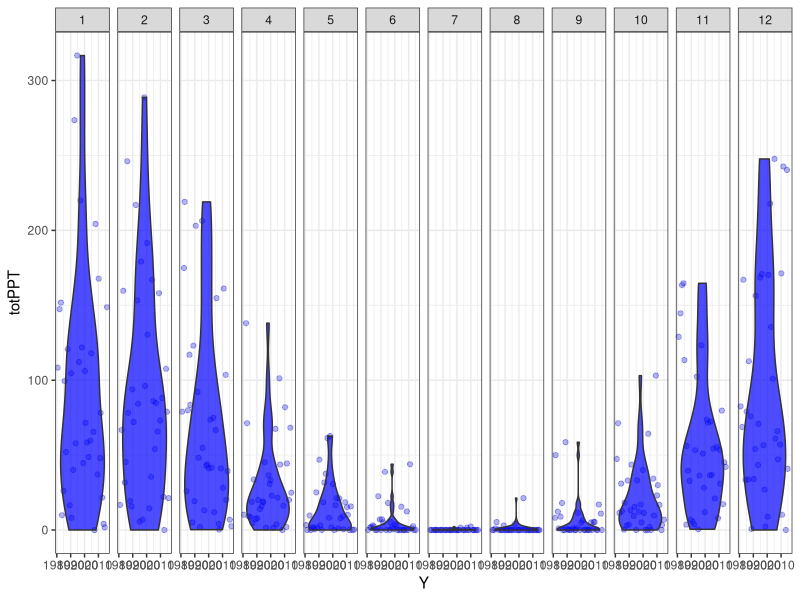
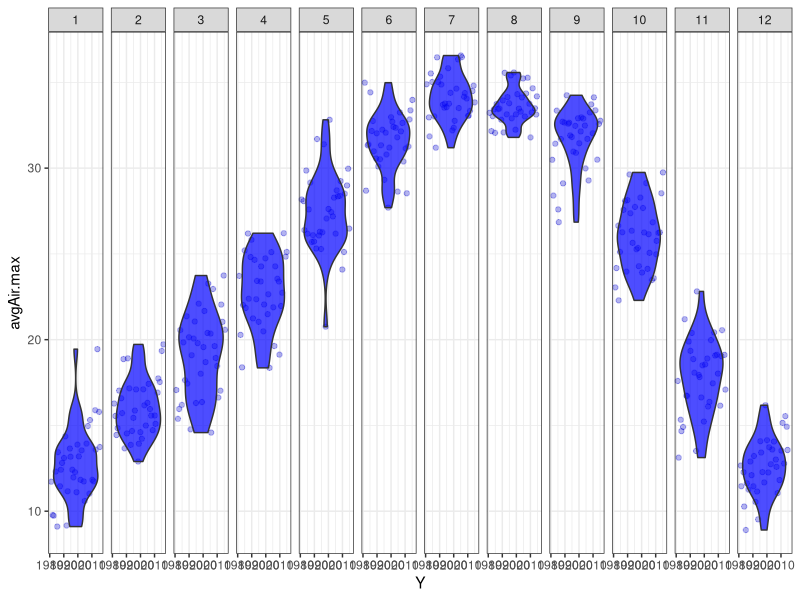

Generate these figures, in order, with R:
# GET UCD CLIMATE 

# climate data from UC Climate (http://169.237.140.1/calludt.cgi/WXDATAREPORT)
# http://apps.atm.ucdavis.edu/wxdata/data/

library(lubridate); library(dplyr); library(ggplot2); library(stringr)

# get historical climate data
dav <- read.csv("./data/climate_Davis_historical.csv", skip = 53) %>% 
  select(Station:min,Soil.max, min.1) %>% 
  filter(!is.na(Air.max))

# need to split out date/time
dav$Time<-ifelse(nchar(dav$Time)<4,str_pad(dav$Time, side = "left", width = 4, pad="0"),  dav$Time)
dav$Time<-paste0(dav$Time,"00") # add zeros to make HMS
dav$datetime<-ymd_hms(paste0(dav$Date, dav$Time))
dav$Y<-year(dav$datetime)
dav$M<-month(dav$datetime)
dav$DOY<-yday(dav$datetime)


dav2 <- dav %>% 
  select(datetime, Station, Precip:min.1, Y, M, DOY) %>% 
  group_by(Y, M, Station) %>% 
  summarize("totPPT"=sum(Precip),
            "avgAir.max"=mean(Air.max))


ggplot(data = dav2, aes(x = Y, y = totPPT, group=Station)) +
  geom_jitter(alpha = 0.3, color = "blue3") +
  geom_violin(fill="blue", alpha=0.7) + theme_bw() + facet_grid(.~M)


ggplot(data = dav2, aes(x = Y, y = avgAir.max, group=Station)) +
  geom_jitter(alpha = 0.3, color = "blue3") +
  geom_violin(fill="blue", alpha=0.7) + theme_bw() + facet_grid(.~M)
